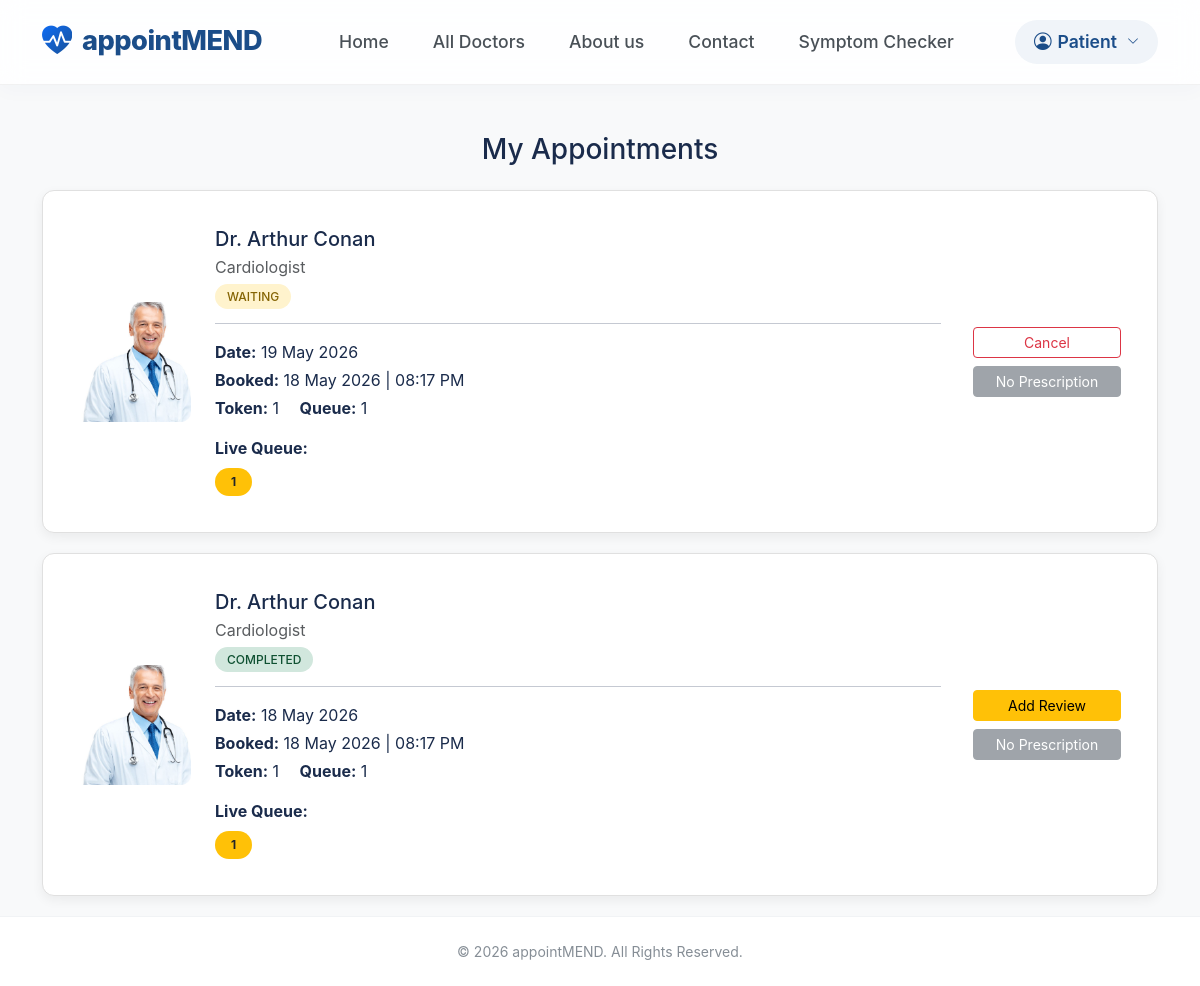
Page /appointments/my_appointments/ (signed in) on the earlier database version.
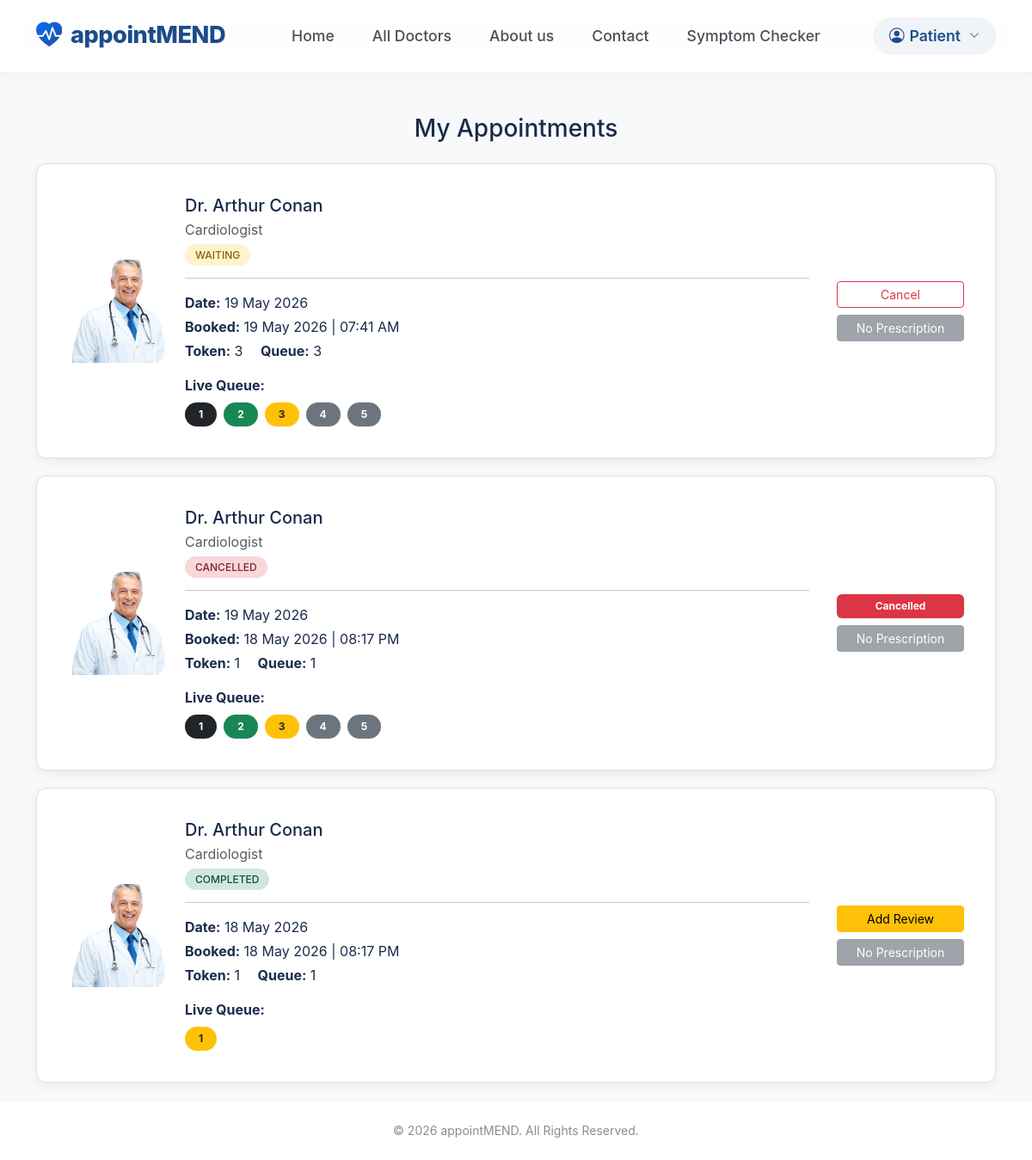
Same page on the later database version.
### appointments/models.py (models this page shows)
class Appointment(models.Model):
    STATUS_CHOICES = [
        ('WAITING', 'Waiting'),
        ('ONGOING', 'Ongoing'),
        ('COMPLETED', 'Completed'),
        ('NOT_PRESENT', 'Not Present'),
        ('MISSED', 'Missed'),
        ('CANCELLED', 'Cancelled'),
    ]
    patient = models.ForeignKey(User, on_delete=models.CASCADE)
    doctor = models.ForeignKey(DoctorProfile, on_delete=models.CASCADE)
    appointment_date = models.DateField(null=True, blank=True)
    token_number = models.IntegerField()
    queue_position = models.IntegerField()
    status = models.CharField(
        max_length=20,
        choices=STATUS_CHOICES,
        default='WAITING'
    )
    created_at = models.DateTimeField(auto_now_add=True)

### accounts/models.py (models this page shows, shortened)
class DoctorProfile(models.Model):
    user = models.OneToOneField(User, on_delete=models.CASCADE)
    name = models.CharField(max_length=100)
    speciality = models.CharField(max_length=100)
    experience = models.IntegerField()
    address = models.TextField()
    fees = models.IntegerField()
    about = models.TextField()
    is_available = models.BooleanField(default=True)
    image = models.ImageField(upload_to='doctors/', blank=True)

### appointments/views.py (the view)
# urls.py: path('my_appointments/', views.my_appointments, name='my_appointments'),
@login_required
def my_appointments(request):
    appointments = Appointment.objects.filter(
        patient=request.user
    ).order_by('-created_at')
    all_today_appointments = Appointment.objects.exclude(
        status="CANCELLED"
    )
    return render(request, "my_appointments.html", {
        "appointments": appointments,
        "all_today_appointments": all_today_appointments
    })

### templates/my_appointments.html (shortened to what this page needs)
{% extends "base.html" %}
{% block content %}
<div class="container mt-5">
    <h3 class="mb-4 text-center">My Appointments</h3>
    {% for a in appointments %}
    <div class="appointment-card d-flex flex-wrap align-items-center">
        <div class="p-2">
            {% if a.doctor.image %}
                <img src="{{ a.doctor.image.url }}" class="doctor-img">
            {% else %}
                <img src="https://i.ibb.co/5vbvV8Q/doctor.jpg" class="doctor-img">
            {% endif %}
        </div>
        <div class="flex-grow-1 p-3">
            <h5 class="mb-1">Dr. {{ a.doctor.name }}</h5>
            <p class="text-muted mb-1">{{ a.doctor.speciality }}</p>
            <span class="status-badge {{ a.status }}">
                {{ a.status }}
            </span>
            <hr>
            <p class="mb-1">
                <strong>Date:</strong> {{ a.appointment_date|date:"d M Y" }}
            </p>
            <p class="mb-1">
                <strong>Booked:</strong> {{ a.created_at|date:"d M Y | h:i A" }}
            </p>
            <p class="mb-0">
                <strong>Token:</strong> {{ a.token_number }}
                <span class="ms-3"><strong>Queue:</strong> {{ a.queue_position }}</span>
            </p>
            <div class="mt-3">
    <strong>Live Queue:</strong>
    <div class="mt-2 d-flex flex-wrap gap-2">
        {% for item in all_today_appointments %}
            {% if item.doctor == a.doctor and item.appointment_date == a.appointment_date %}
                <span class="badge rounded-pill px-3 py-2
                    {% if item.status == 'ONGOING' %}
                        bg-success
                    {% elif item.patient == request.user %}
                        bg-warning text-dark
                    {% elif item.status == 'COMPLETED' %}
                        bg-dark
                    {% else %}
                        bg-secondary
                    {% endif %}
                ">
                    {{ item.token_number }}
                </span>
            {% endif %}
        {% endfor %}
    </div>
</div>
        </div>
        <div class="p-3 d-flex flex-column gap-2" style="min-width: 180px;">
            {% if a.status == "WAITING" %}
                <form method="POST" action="{% url 'cancel_appointment_patient' a.id %}">
                    <button class="btn btn-outline-danger w-100 btn-sm">
                        Cancel
                    </button>
                </form>
            {% elif a.status == "CANCELLED" %}
                <span class="badge bg-danger w-100 p-2">
                    Cancelled
                </span>
            {% endif %}
            {% if a.status == "COMPLETED" %}
                {% if not a.review %}
                    <a href="{% url 'add_review' a.id %}"
                       class="btn btn-warning btn-sm w-100">
                        Add Review
                    </a>
                {% endif %}
            {% endif %}
            {% if a.prescription %}
                <a href="{{ a.prescription.file.url }}"
                   class="btn btn-primary btn-sm w-100">
                    Prescription
                </a>
            {% else %}
                <button class="btn btn-secondary btn-sm w-100" disabled>
                    No Prescription
                </button>
            {% endif %}
        </div>
    </div>
    {% empty %}
        <div class="text-center text-muted">
            No appointments found.
        </div>
    {% endfor %}
</div>
{% endblock %}

Differences in the rows shown:
no longer on one of the page's lists (row edited): Appointment: token_number "1"
added Appointment: doctor.image (picture), doctor.name "Arthur Conan", doctor.speciality "Cardiologist", status "WAITING", appointment_date "19 May 2026", created_at|h "19 May 2026 | 07:41 AM", token_number "3", queue_position "3", shows "Cancel", shows "No Prescription"
added Appointment: token_number "1"
added Appointment: token_number "2"
added Appointment: token_number "4"
added Appointment: token_number "5"
changed Appointment: status "WAITING" → "CANCELLED"; status "Cancel" → "Cancelled"
